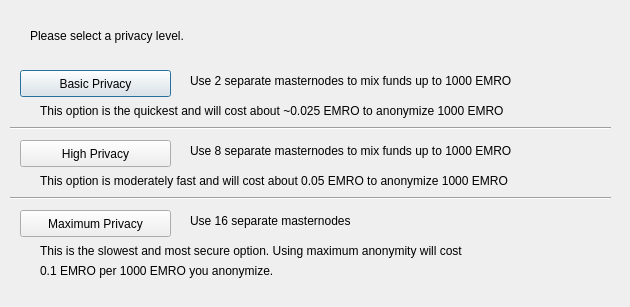
<?xml version="1.0" encoding="UTF-8"?>
<ui version="4.0">
 <class>DarksendConfig</class>
 <widget class="QDialog" name="DarksendConfig">
  <property name="geometry">
   <rect>
    <x>0</x>
    <y>0</y>
    <width>630</width>
    <height>307</height>
   </rect>
  </property>
  <property name="windowTitle">
   <string>Configure Darksend</string>
  </property>
  <widget class="QPushButton" name="buttonBasic">
   <property name="geometry">
    <rect>
     <x>20</x>
     <y>70</y>
     <width>151</width>
     <height>27</height>
    </rect>
   </property>
   <property name="text">
    <string>Basic Privacy</string>
   </property>
  </widget>
  <widget class="QPushButton" name="buttonHigh">
   <property name="geometry">
    <rect>
     <x>20</x>
     <y>140</y>
     <width>151</width>
     <height>27</height>
    </rect>
   </property>
   <property name="text">
    <string>High Privacy</string>
   </property>
  </widget>
  <widget class="QPushButton" name="buttonMax">
   <property name="geometry">
    <rect>
     <x>20</x>
     <y>210</y>
     <width>151</width>
     <height>27</height>
    </rect>
   </property>
   <property name="text">
    <string>Maximum Privacy</string>
   </property>
  </widget>
  <widget class="QLabel" name="label">
   <property name="geometry">
    <rect>
     <x>30</x>
     <y>20</y>
     <width>571</width>
     <height>31</height>
    </rect>
   </property>
   <property name="text">
    <string>Please select a privacy level.</string>
   </property>
  </widget>
  <widget class="QLabel" name="label_2">
   <property name="geometry">
    <rect>
     <x>190</x>
     <y>70</y>
     <width>421</width>
     <height>21</height>
    </rect>
   </property>
   <property name="text">
    <string>Use 2 separate masternodes to mix funds up to 1000 EMRO</string>
   </property>
  </widget>
  <widget class="QLabel" name="label_3">
   <property name="geometry">
    <rect>
     <x>190</x>
     <y>140</y>
     <width>411</width>
     <height>21</height>
    </rect>
   </property>
   <property name="text">
    <string>Use 8 separate masternodes to mix funds up to 1000 EMRO</string>
   </property>
  </widget>
  <widget class="QLabel" name="label_4">
   <property name="geometry">
    <rect>
     <x>190</x>
     <y>210</y>
     <width>421</width>
     <height>21</height>
    </rect>
   </property>
   <property name="text">
    <string>Use 16 separate masternodes</string>
   </property>
  </widget>
  <widget class="QLabel" name="label_6">
   <property name="geometry">
    <rect>
     <x>40</x>
     <y>100</y>
     <width>561</width>
     <height>21</height>
    </rect>
   </property>
   <property name="text">
    <string>This option is the quickest and will cost about ~0.025 EMRO to anonymize 1000 EMRO</string>
   </property>
  </widget>
  <widget class="QLabel" name="label_7">
   <property name="geometry">
    <rect>
     <x>40</x>
     <y>170</y>
     <width>561</width>
     <height>21</height>
    </rect>
   </property>
   <property name="text">
    <string>This option is moderately fast and will cost about 0.05 EMRO to anonymize 1000 EMRO</string>
   </property>
  </widget>
  <widget class="QLabel" name="label_8">
   <property name="geometry">
    <rect>
     <x>40</x>
     <y>240</y>
     <width>561</width>
     <height>21</height>
    </rect>
   </property>
   <property name="text">
    <string>This is the slowest and most secure option. Using maximum anonymity will cost</string>
   </property>
  </widget>
  <widget class="QLabel" name="label_9">
   <property name="geometry">
    <rect>
     <x>40</x>
     <y>260</y>
     <width>561</width>
     <height>21</height>
    </rect>
   </property>
   <property name="text">
    <string>0.1 EMRO per 1000 EMRO you anonymize.</string>
   </property>
  </widget>
  <widget class="Line" name="line">
   <property name="geometry">
    <rect>
     <x>10</x>
     <y>120</y>
     <width>601</width>
     <height>16</height>
    </rect>
   </property>
   <property name="orientation">
    <enum>Qt::Horizontal</enum>
   </property>
  </widget>
  <widget class="Line" name="line_2">
   <property name="geometry">
    <rect>
     <x>10</x>
     <y>190</y>
     <width>601</width>
     <height>16</height>
    </rect>
   </property>
   <property name="orientation">
    <enum>Qt::Horizontal</enum>
   </property>
  </widget>
 </widget>
 <resources/>
 <connections/>
</ui>
